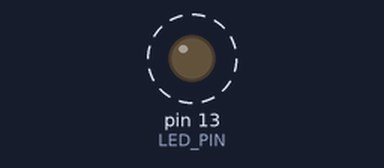
Recording of a sketch running on a simulated Arduino Leonardo, built with avr-gcc and run on an emulated ATmega32U4. On the bench: output pins drawn as LEDs (lit = HIGH). Dashed ring = blinking.

Above: at 0.5 s.
Timing chart, 0 to 4.6 s (numbered marks = the images above):
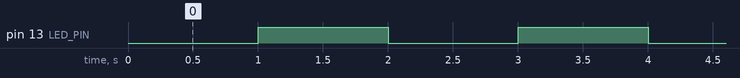

Measured:
- by itself, pin 13 (LED_PIN): alternates HIGH for 1.0 s and LOW for 1.0 s

The sketch:

luftballon.ino
```cpp
/*******************************************************************************
Luftballon
 - must see everything
*******************************************************************************/
#include <Adafruit_MotorShield.h>
#include <TimerOne.h>

#define LED_PIN 13

bool led_state = LOW;

Adafruit_MotorShield AFMS = Adafruit_MotorShield();

// setup motor here - https://learn.adafruit.com/adafruit-motor-shield-v2-for-arduino?view=all

void setup() {
  Timer1.initialize(1000000);
  Timer1.attachInterrupt(secondTimer);
  pinMode(LED_PIN, OUTPUT);
}

void loop() {
}

void secondTimer() {
  led_state = !led_state;
  digitalWrite(LED_PIN, led_state);
}
```
